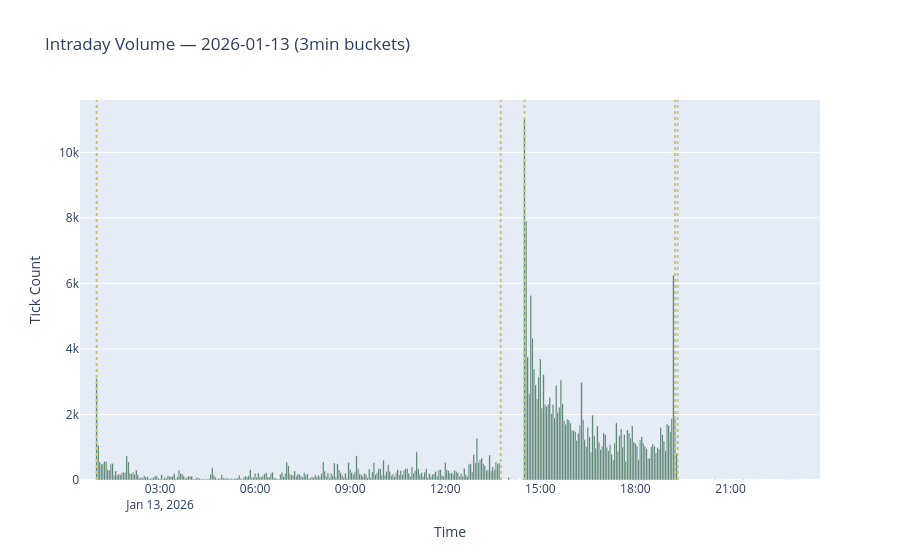

Source (notebook cell):
### Markdown cell above
### Intraday ZC volume (3min): 2026-01-12
![Image of level 5 bid ask of corn](../outputs/charts/intraday_volume_3m_20260112.png)

### Code cell
plot_intraday_volume(df, date="20260113", bar_size="3min")

### Figure 1 — Plotly figure (JSON) as saved in the notebook; plotly's stock layout.template omitted (floating-point values rounded to 4 significant figures; data arrays with more than 128 entries replaced by an {"elided": "..."} marker saying what was removed)
{"data": [{"marker": {"color": "#35664d"}, "name": "Tick Count", "type": "bar", "x": {"elided": "393 str values"}, "y": {"elided": "393 int values"}}], "layout": {"bargap": 0.1, "shapes": [{"line": {"color": "#CAC862", "dash": "dot", "width": 2}, "type": "line", "x0": "2026-01-13 14:30:00.459555255", "x1": "2026-01-13 14:30:00.459555255", "xref": "x", "y0": 0, "y1": 1, "yref": "y domain"}, {"line": {"color": "#CAC862", "dash": "dot", "width": 2}, "type": "line", "x0": "2026-01-13 19:20:00.459555255", "x1": "2026-01-13 19:20:00.459555255", "xref": "x", "y0": 0, "y1": 1, "yref": "y domain"}, {"line": {"color": "#CAC862", "dash": "dot", "width": 2}, "type": "line", "x0": "2026-01-13 01:00:00.459555255", "x1": "2026-01-13 01:00:00.459555255", "xref": "x", "y0": 0, "y1": 1, "yref": "y domain"}, {"line": {"color": "#CAC862", "dash": "dot", "width": 2}, "type": "line", "x0": "2026-01-13 13:45:00.459555255", "x1": "2026-01-13 13:45:00.459555255", "xref": "x", "y0": 0, "y1": 1, "yref": "y domain"}, {"line": {"color": "#CAC862", "dash": "dot", "width": 2}, "type": "line", "x0": "2026-01-13 19:15:00.459555255", "x1": "2026-01-13 19:15:00.459555255", "xref": "x", "y0": 0, "y1": 1, "yref": "y domain"}], "title": {"text": "Intraday Volume — 2026-01-13 (3min buckets)"}, "xaxis": {"title": {"text": "Time"}, "type": "date"}, "yaxis": {"title": {"text": "Tick Count"}}}}
